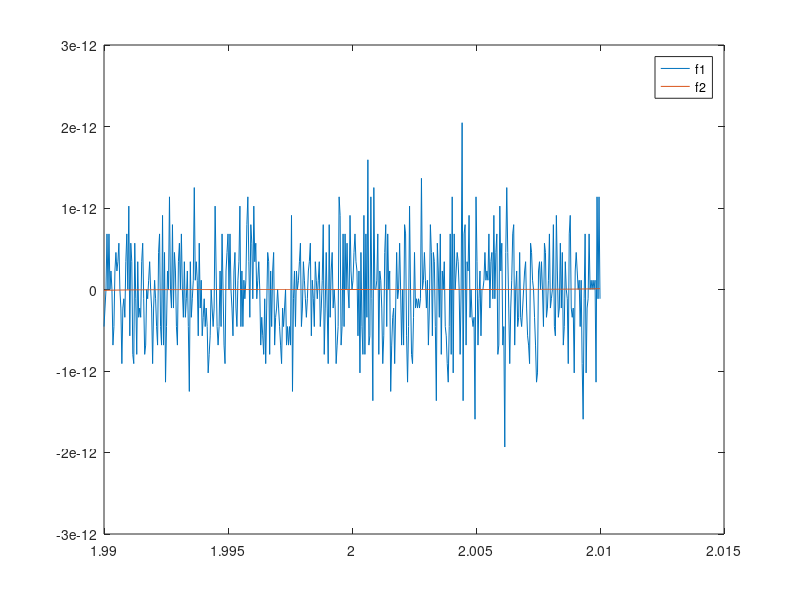
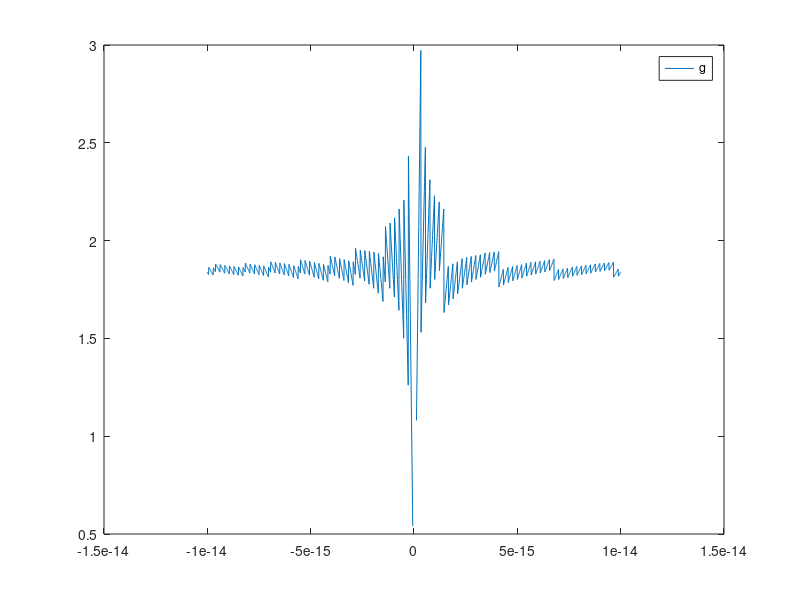
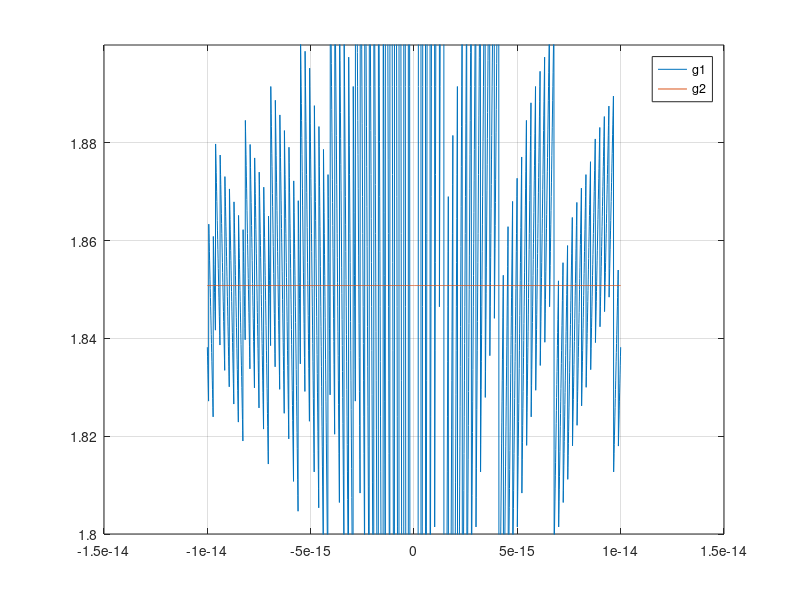

Recreate these plots in MATLAB, in order.
% Author: Arik Guggenheim, Simon Anliker

% a) Plot polynom f1 and f2 on an interval [1.99, 2.01] 
% with 501 equidistant points

% linearily spaced vector with 501 points between 1.99 and 2.01
x = linspace(1.99, 2.01, 501);

% polynom f1
f1 = x.^7 - 14*x.^6 + 84*x.^5 - 280*x.^4 + 560*x.^3 - 672*x.^2 + 448*x - 128;
% polynom f2
f2 = (x-2).^7;

figure('Name', 'a)');
plot(x, f1, x, f2);
legend('f1','f2');

% Function f1 is different from f2 due to the difference in operations
% executed. After each operation in f1 rounding is applied which changes
% the eventual result.

% b) Plot function g(x) and estimate if calculating the limes is stable.

% interval from -10^-14 to 10^-14 with steps of width 10^-17
limit = 10^-14;
step = 10^-17;
x = -limit:step:limit;

g = x ./ (sin(1 + x) - sin(1));

figure('Name', 'b)');
plot(x, g);
legend('g');

% It is not stable - as x is getting closer to 0 it reaches a value that is
% smaller than eps. If that happens the value will become 0 which results
% in a division by 0.


% c) Change the denominator of g(x)

g2 = x ./ ( 2 .* cos((2 + x) ./ 2) .* sin((x) ./ 2));

figure('Name', 'c)')
plot(x, g, x, g2);
legend('g1','g2');
ylim([1.8 1.9]);
grid

% Issue from b) is fixed - limes is approx 1.850815
